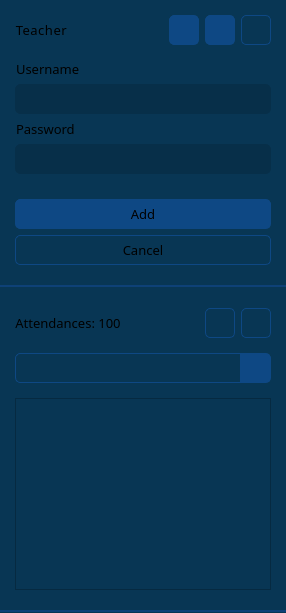
              <widget class="QWidget" name="widget_7" native="true">
               <property name="minimumSize">
                <size>
                 <width>234</width>
                 <height>0</height>
                </size>
               </property>
               <property name="maximumSize">
                <size>
                 <width>380</width>
                 <height>16777215</height>
                </size>
               </property>
               <property name="styleSheet">
                <string notr="true">QWidget{
	background: #083654;
}

QLineEdit {
  	padding: 1px 5px;
  	border: 1px solid #0e4884;
  	border-radius: 5px;
}

QPushButton {
  padding: 5px;
  border: 1px solid #0e4884;
  background-color: #0e4884;
}

QLineEdit::disabled {
   border: 1px solid #072f49;
   border-radius: 5px;
   background-color: #072f49;
}

QPushButton::disabled {
  padding: 5px;
  border: 1px solid #102542;
  background-color: #102542;
}

QLineEdit:focus,
QLineEdit:hover,
QPushButton:focus,
QPushButton:hover {
  border: 1px solid #256eff;
  outline: none;
}

QPushButton:pressed {
  background-color: #072f49;
}

QScrollBar:vertical{
    width: 18px;
    margin: 0px 3px 0px 7px;
    border-radius: 5px;
}

QScrollBar::handle:vertical{
    background-color: #97b9f4;    
    min-height: 5px;
 	border-radius: 4px;
}

QScrollBar::sub-line:vertical{
     height: 0;
     width: 0;
}

QScrollBar::add-line:vertical{
   	 height: 0;
     width: 0;
}

QScrollBar::add-page:vertical{
    background: #0b1a30;
	border-bottom-left-radius: 4px;
    border-bottom-right-radius: 4px;
    margin-top: -3px;
 }

QScrollBar::sub-page:vertical{
  	background: #0b1a30;
	border-top-left-radius: 4px;
	border-top-right-radius: 4px;
	margin-bottom: -3px;
}</string>
               </property>
               <layout class="QVBoxLayout" name="verticalLayout_40" stretch="0,0,0,0">
                <property name="spacing">
                 <number>0</number>
                </property>
                <property name="leftMargin">
                 <number>0</number>
                </property>
                <property name="topMargin">
                 <number>0</number>
                </property>
                <property name="rightMargin">
                 <number>0</number>
                </property>
                <property name="bottomMargin">
                 <number>0</number>
                </property>
                <item>
                 <widget class="QWidget" name="w_teacher_input" native="true">
                  <layout class="QVBoxLayout" name="verticalLayout_19">
                   <property name="spacing">
                    <number>15</number>
                   </property>
                   <property name="leftMargin">
                    <number>15</number>
                   </property>
                   <property name="topMargin">
                    <number>15</number>
                   </property>
                   <property name="rightMargin">
                    <number>15</number>
                   </property>
                   <property name="bottomMargin">
                    <number>20</number>
                   </property>
                   <item>
                    <layout class="QHBoxLayout" name="horizontalLayout_18">
                     <property name="spacing">
                      <number>6</number>
                     </property>
                     <item>
                      <widget class="QLabel" name="label_15">
                       <property name="font">
                        <font>
                         <family>Barlow</family>
                         <pointsize>10</pointsize>
                         <weight>50</weight>
                         <bold>false</bold>
                        </font>
                       </property>
                       <property name="styleSheet">
                        <string notr="true">letter-spacing: 0.5px</string>
                       </property>
                       <property name="text">
                        <string>Teacher</string>
                       </property>
                       <property name="alignment">
                        <set>Qt::AlignCenter</set>
                       </property>
                       <property name="indent">
                        <number>1</number>
                       </property>
                      </widget>
                     </item>
                     <item>
                      <spacer name="horizontalSpacer_9">
                       <property name="orientation">
                        <enum>Qt::Horizontal</enum>
                       </property>
                       <property name="sizeHint" stdset="0">
                        <size>
                         <width>40</width>
                         <height>20</height>
                        </size>
                       </property>
                      </spacer>
                     </item>
                     <item>
                      <widget class="QPushButton" name="btn_init_add_teacher">
                       <property name="sizePolicy">
                        <sizepolicy hsizetype="Fixed" vsizetype="Fixed">
                         <horstretch>0</horstretch>
                         <verstretch>0</verstretch>
                        </sizepolicy>
                       </property>
                       <property name="minimumSize">
                        <size>
                         <width>30</width>
                         <height>30</height>
                        </size>
                       </property>
                       <property name="maximumSize">
                        <size>
                         <width>30</width>
                         <height>30</height>
                        </size>
                       </property>
                       <property name="cursor">
                        <cursorShape>PointingHandCursor</cursorShape>
                       </property>
                       <property name="styleSheet">
                        <string notr="true">QPushButton{
	border-radius: 5px;
    background-image:  url(:/icons/add.png);
    background-repeat: no-repeat;
    background-position: center center;
}

QPushButton::disabled{
	border-radius: 5px;
    background-image: url(:/icons/add_2.png);
    background-repeat: no-repeat;
    background-position: center center;
}</string>
                       </property>
                       <property name="iconSize">
                        <size>
                         <width>17</width>
                         <height>17</height>
                        </size>
                       </property>
                      </widget>
                     </item>
                     <item>
                      <widget class="QPushButton" name="btn_init_edit_teacher">
                       <property name="sizePolicy">
                        <sizepolicy hsizetype="Fixed" vsizetype="Fixed">
                         <horstretch>0</horstretch>
                         <verstretch>0</verstretch>
                        </sizepolicy>
                       </property>
                       <property name="minimumSize">
                        <size>
                         <width>30</width>
                         <height>30</height>
                        </size>
                       </property>
                       <property name="maximumSize">
                        <size>
                         <width>30</width>
                         <height>30</height>
                        </size>
                       </property>
                       <property name="cursor">
                        <cursorShape>PointingHandCursor</cursorShape>
                       </property>
                       <property name="styleSheet">
                        <string notr="true">border-radius: 5px</string>
                       </property>
                       <property name="icon">
                        <iconset resource="C:/Users/moral/Desktop/Resources/Resources.qrc">
                         <normaloff>:/icons/edit.png</normaloff>
                         <disabledon>:/icons/edit_2.png</disabledon>:/icons/edit.png</iconset>
                       </property>
                       <property name="iconSize">
                        <size>
                         <width>20</width>
                         <height>20</height>
                        </size>
                       </property>
                      </widget>
                     </item>
                     <item>
                      <widget class="QPushButton" name="btn_delete_teacher">
                       <property name="sizePolicy">
                        <sizepolicy hsizetype="Fixed" vsizetype="Fixed">
                         <horstretch>0</horstretch>
                         <verstretch>0</verstretch>
                        </sizepolicy>
                       </property>
                       <property name="minimumSize">
                        <size>
                         <width>30</width>
                         <height>30</height>
                        </size>
                       </property>
                       <property name="maximumSize">
                        <size>
                         <width>30</width>
                         <height>30</height>
                        </size>
                       </property>
                       <property name="cursor">
                        <cursorShape>PointingHandCursor</cursorShape>
                       </property>
                       <property name="styleSheet">
                        <string notr="true">QPushButton{
	border-radius: 5px;
	background: none;
}


QPushButton:pressed {
 	background-color: #072f49;
}</string>
                       </property>
                       <property name="icon">
                        <iconset resource="C:/Users/moral/Desktop/Resources/Resources.qrc">
                         <normaloff>:/icons/trash.png</normaloff>
                         <disabledon>:/icons/trash_2.png</disabledon>:/icons/trash.png</iconset>
                       </property>
                       <property name="iconSize">
                        <size>
                         <width>21</width>
                         <height>21</height>
                        </size>
                       </property>
                      </widget>
                     </item>
                    </layout>
                   </item>
                   <item>
                    <layout class="QVBoxLayout" name="verticalLayout_21">
                     <property name="spacing">
                      <number>6</number>
                     </property>
                     <property name="sizeConstraint">
                      <enum>QLayout::SetMinimumSize</enum>
                     </property>
                     <item>
                      <widget class="QLabel" name="label_16">
                       <property name="sizePolicy">
                        <sizepolicy hsizetype="Preferred" vsizetype="Fixed">
                         <horstretch>0</horstretch>
                         <verstretch>0</verstretch>
                        </sizepolicy>
                       </property>
                       <property name="font">
                        <font>
                         <family>Barlow</family>
                         <pointsize>10</pointsize>
                        </font>
                       </property>
                       <property name="text">
                        <string>Username</string>
                       </property>
                       <property name="indent">
                        <number>1</number>
                       </property>
                      </widget>
                     </item>
                     <item>
                      <widget class="QLineEdit" name="txt_teacher_username">
                       <property name="enabled">
                        <bool>false</bool>
                       </property>
                       <property name="minimumSize">
                        <size>
                         <width>0</width>
                         <height>30</height>
                        </size>
                       </property>
                       <property name="font">
                        <font>
                         <family>Barlow</family>
                         <pointsize>10</pointsize>
                        </font>
                       </property>
                      </widget>
                     </item>
                     <item>
                      <widget class="QLabel" name="label_18">
                       <property name="sizePolicy">
                        <sizepolicy hsizetype="Preferred" vsizetype="Fixed">
                         <horstretch>0</horstretch>
                         <verstretch>0</verstretch>
                        </sizepolicy>
                       </property>
                       <property name="font">
                        <font>
                         <family>Barlow</family>
                         <pointsize>10</pointsize>
                        </font>
                       </property>
                       <property name="text">
                        <string>Password</string>
                       </property>
                       <property name="indent">
                        <number>1</number>
                       </property>
                      </widget>
                     </item>
                     <item>
                      <widget class="QLineEdit" name="txt_teacher_password">
                       <property name="enabled">
                        <bool>false</bool>
                       </property>
                       <property name="minimumSize">
                        <size>
                         <width>0</width>
                         <height>30</height>
                        </size>
                       </property>
                       <property name="font">
                        <font>
                         <family>Barlow</family>
                         <pointsize>10</pointsize>
                        </font>
                       </property>
                      </widget>
                     </item>
                    </layout>
                   </item>
                   <item>
                    <widget class="QWidget" name="w_teacher_btn" native="true">
                     <layout class="QVBoxLayout" name="verticalLayout_22">
                      <property name="sizeConstraint">
                       <enum>QLayout::SetMinimumSize</enum>
                      </property>
                      <property name="leftMargin">
                       <number>0</number>
                      </property>
                      <property name="topMargin">
                       <number>10</number>
                      </property>
                      <property name="rightMargin">
                       <number>0</number>
                      </property>
                      <property name="bottomMargin">
                       <number>0</number>
                      </property>
                      <item>
                       <widget class="QPushButton" name="btn_add_edit_teacher">
                        <property name="minimumSize">
                         <size>
                          <width>0</width>
                          <height>30</height>
                         </size>
                        </property>
                        <property name="font">
                         <font>
                          <family>Barlow</family>
                          <pointsize>10</pointsize>
                          <weight>50</weight>
                          <bold>false</bold>
                         </font>
                        </property>
                        <property name="cursor">
                         <cursorShape>PointingHandCursor</cursorShape>
                        </property>
                        <property name="styleSheet">
                         <string notr="true">border-radius: 5px;</string>
                        </property>
                        <property name="text">
                         <string>Add</string>
                        </property>
                       </widget>
                      </item>
                      <item>
                       <widget class="QPushButton" name="btn_cancel_teacher">
                        <property name="minimumSize">
                         <size>
                          <width>0</width>
                          <height>30</height>
                         </size>
                        </property>
                        <property name="font">
                         <font>
                          <family>Barlow</family>
                          <pointsize>10</pointsize>
                         </font>
                        </property>
                        <property name="cursor">
                         <cursorShape>PointingHandCursor</cursorShape>
                        </property>
                        <property name="styleSheet">
                         <string notr="true">QPushButton{
	border-radius: 5px;
	background: none;
}


QPushButton:pressed {
 	background-color: #072f49;
}</string>
                        </property>
                        <property name="text">
                         <string>Cancel</string>
                        </property>
                       </widget>
                      </item>
                     </layout>
                    </widget>
                   </item>
                  </layout>
                 </widget>
                </item>
                <item>
                 <widget class="Line" name="line_12">
                  <property name="styleSheet">
                   <string notr="true">color: #0e4177;</string>
                  </property>
                  <property name="frameShadow">
                   <enum>QFrame::Plain</enum>
                  </property>
                  <property name="lineWidth">
                   <number>2</number>
                  </property>
                  <property name="orientation">
                   <enum>Qt::Horizontal</enum>
                  </property>
                 </widget>
                </item>
                <item>
                 <widget class="QWidget" name="w_attendance" native="true">
                  <layout class="QVBoxLayout" name="verticalLayout_43">
                   <property name="spacing">
                    <number>15</number>
                   </property>
                   <property name="leftMargin">
                    <number>15</number>
                   </property>
                   <property name="topMargin">
                    <number>20</number>
                   </property>
                   <property name="rightMargin">
                    <number>15</number>
                   </property>
                   <property name="bottomMargin">
                    <number>20</number>
                   </property>
                   <item>
                    <layout class="QHBoxLayout" name="horizontalLayout_31">
                     <property name="spacing">
                      <number>6</number>
                     </property>
                     <item>
                      <widget class="QLabel" name="lbl_attendance_status">
                       <property name="font">
                        <font>
                         <family>Barlow</family>
                         <pointsize>10</pointsize>
                        </font>
                       </property>
                       <property name="text">
                        <string>Attendances: 100</string>
                       </property>
                       <property name="alignment">
                        <set>Qt::AlignCenter</set>
                       </property>
                       <property name="indent">
                        <number>1</number>
                       </property>
                      </widget>
                     </item>
                     <item>
                      <spacer name="horizontalSpacer_23">
                       <property name="orientation">
                        <enum>Qt::Horizontal</enum>
                       </property>
                       <property name="sizeHint" stdset="0">
                        <size>
                         <width>40</width>
                         <height>20</height>
                        </size>
                       </property>
                      </spacer>
                     </item>
                     <item>
                      <widget class="QPushButton" name="btn_delete_attendance">
                       <property name="sizePolicy">
                        <sizepolicy hsizetype="Fixed" vsizetype="Fixed">
                         <horstretch>0</horstretch>
                         <verstretch>0</verstretch>
                        </sizepolicy>
                       </property>
                       <property name="minimumSize">
                        <size>
                         <width>30</width>
                         <height>30</height>
                        </size>
                       </property>
                       <property name="maximumSize">
                        <size>
                         <width>30</width>
                         <height>30</height>
                        </size>
                       </property>
                       <property name="cursor">
                        <cursorShape>PointingHandCursor</cursorShape>
                       </property>
                       <property name="styleSheet">
                        <string notr="true">QPushButton{
	border-radius: 5px;
	background: none;
}


QPushButton:pressed {
 	background-color: #072f49;
}</string>
                       </property>
                       <property name="icon">
                        <iconset resource="C:/Users/moral/Desktop/Resources/Resources.qrc">
                         <normaloff>:/icons/trash.png</normaloff>:/icons/trash.png</iconset>
                       </property>
                       <property name="iconSize">
                        <size>
                         <width>21</width>
                         <height>21</height>
                        </size>
                       </property>
                      </widget>
                     </item>
                     <item>
                      <widget class="QPushButton" name="btn_clear_attendance_table">
                       <property name="sizePolicy">
                        <sizepolicy hsizetype="Fixed" vsizetype="Fixed">
                         <horstretch>0</horstretch>
                         <verstretch>0</verstretch>
                        </sizepolicy>
                       </property>
                       <property name="minimumSize">
                        <size>
                         <width>30</width>
                         <height>30</height>
                        </size>
                       </property>
                       <property name="maximumSize">
                        <size>
                         <width>30</width>
                         <height>30</height>
                        </size>
                       </property>
                       <property name="cursor">
                        <cursorShape>PointingHandCursor</cursorShape>
                       </property>
                       <property name="styleSheet">
                        <string notr="true">QPushButton{
	border-radius: 5px;
	background: none;
}


QPushButton:pressed {
 	background-color: #072f49;
}</string>
                       </property>
                       <property name="icon">
                        <iconset resource="C:/Users/moral/Desktop/Resources/Resources.qrc">
                         <normaloff>:/icons/delete_table.png</normaloff>:/icons/delete_table.png</iconset>
                       </property>
                       <property name="iconSize">
                        <size>
                         <width>20</width>
                         <height>20</height>
                        </size>
                       </property>
                      </widget>
                     </item>
                    </layout>
                   </item>
                   <item>
                    <layout class="QHBoxLayout" name="horizontalLayout_59">
                     <property name="spacing">
                      <number>0</number>
                     </property>
                     <property name="sizeConstraint">
                      <enum>QLayout::SetDefaultConstraint</enum>
                     </property>
                     <item>
                      <widget class="QLineEdit" name="txt_search_attendance">
                       <property name="sizePolicy">
                        <sizepolicy hsizetype="Expanding" vsizetype="Fixed">
                         <horstretch>0</horstretch>
                         <verstretch>0</verstretch>
                        </sizepolicy>
                       </property>
                       <property name="minimumSize">
                        <size>
                         <width>0</width>
                         <height>30</height>
                        </size>
                       </property>
                       <property name="maximumSize">
                        <size>
                         <width>16777215</width>
                         <height>35</height>
                        </size>
                       </property>
                       <property name="font">
                        <font>
                         <family>Barlow</family>
                         <pointsize>10</pointsize>
                        </font>
                       </property>
                       <property name="styleSheet">
                        <string notr="true">border-radius: none;
border-top-left-radius: 5px;
border-bottom-left-radius: 5px;</string>
                       </property>
                      </widget>
                     </item>
                     <item>
                      <widget class="QPushButton" name="btn_search_attendance">
                       <property name="sizePolicy">
                        <sizepolicy hsizetype="Fixed" vsizetype="Fixed">
                         <horstretch>0</horstretch>
                         <verstretch>0</verstretch>
                        </sizepolicy>
                       </property>
                       <property name="minimumSize">
                        <size>
                         <width>30</width>
                         <height>30</height>
                        </size>
                       </property>
                       <property name="maximumSize">
                        <size>
                         <width>30</width>
                         <height>30</height>
                        </size>
                       </property>
                       <property name="font">
                        <font>
                         <family>Barlow</family>
                         <pointsize>12</pointsize>
                         <weight>75</weight>
                         <bold>true</bold>
                        </font>
                       </property>
                       <property name="cursor">
                        <cursorShape>PointingHandCursor</cursorShape>
                       </property>
                       <property name="styleSheet">
                        <string notr="true">border-top-right-radius: 5px;
border-bottom-right-radius: 5px;</string>
                       </property>
                       <property name="text">
                        <string/>
                       </property>
                       <property name="icon">
                        <iconset resource="C:/Users/moral/Desktop/Resources/Resources.qrc">
                         <normaloff>:/icons/search.png</normaloff>:/icons/search.png</iconset>
                       </property>
                       <property name="iconSize">
                        <size>
                         <width>18</width>
                         <height>18</height>
                        </size>
                       </property>
                      </widget>
                     </item>
                    </layout>
                   </item>
                   <item>
                    <widget class="QListView" name="lv_attendance"/>
                   </item>
                  </layout>
                 </widget>
                </item>
                <item>
                 <widget class="Line" name="line_5">
                  <property name="styleSheet">
                   <string notr="true">color: #0e4177;</string>
                  </property>
                  <property name="frameShadow">
                   <enum>QFrame::Plain</enum>
                  </property>
                  <property name="lineWidth">
                   <number>2</number>
                  </property>
                  <property name="orientation">
                   <enum>Qt::Horizontal</enum>
                  </property>
                 </widget>
                </item>
               </layout>
              </widget>
